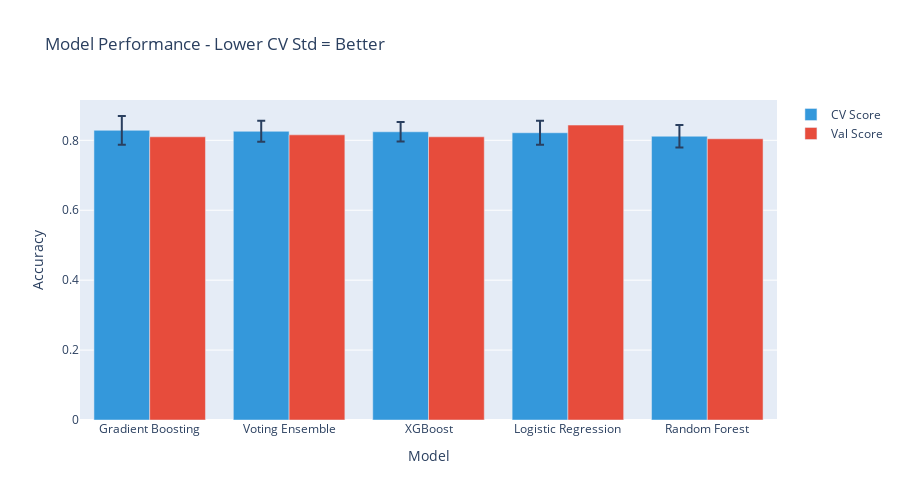

Notebook cell for this chart:
### Code cell
# Visualize
fig = go.Figure()

fig.add_trace(go.Bar(
    name='CV Score',
    x=results_df['Model'],
    y=results_df['CV Score'],
    error_y=dict(type='data', array=results_df['CV Std']),
    marker=dict(color='#3498db')
))

fig.add_trace(go.Bar(
    name='Val Score',
    x=results_df['Model'],
    y=results_df['Val Score'],
    marker=dict(color='#e74c3c')
))

fig.update_layout(
    title='Model Performance - Lower CV Std = Better',
    xaxis_title='Model',
    yaxis_title='Accuracy',
    barmode='group',
    height=500
)

fig.show()

### Figure 1 — Plotly figure (JSON) as saved in the notebook; plotly's stock layout.template omitted (floating-point values rounded to 4 significant figures)
{"data": [{"error_y": {"array": [0.04097, 0.03005, 0.02787, 0.03458, 0.03197], "type": "data"}, "marker": {"color": "#3498db"}, "name": "CV Score", "type": "bar", "x": ["Gradient Boosting", "Voting Ensemble", "XGBoost", "Logistic Regression", "Random Forest"], "y": [0.8286, 0.8258, 0.8244, 0.8216, 0.8117]}, {"marker": {"color": "#e74c3c"}, "name": "Val Score", "type": "bar", "x": ["Gradient Boosting", "Voting Ensemble", "XGBoost", "Logistic Regression", "Random Forest"], "y": [0.8101, 0.8156, 0.8101, 0.8436, 0.8045]}], "layout": {"barmode": "group", "height": 500, "title": {"text": "Model Performance - Lower CV Std = Better"}, "xaxis": {"title": {"text": "Model"}}, "yaxis": {"title": {"text": "Accuracy"}}}}
